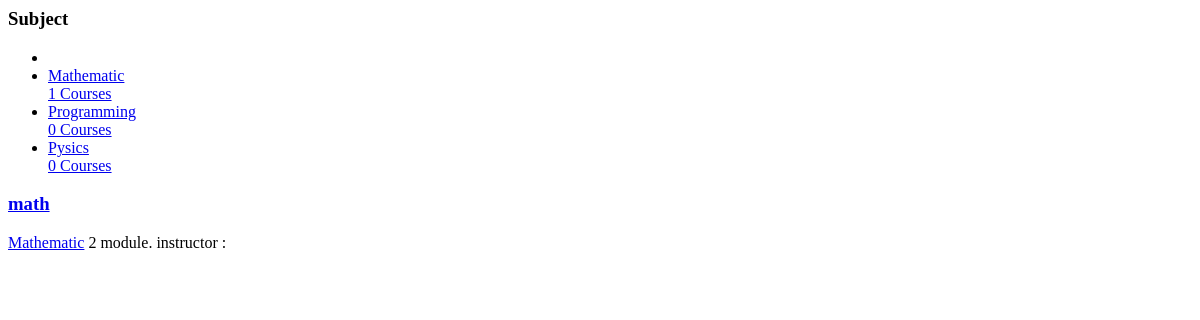
The app's page /, older data.
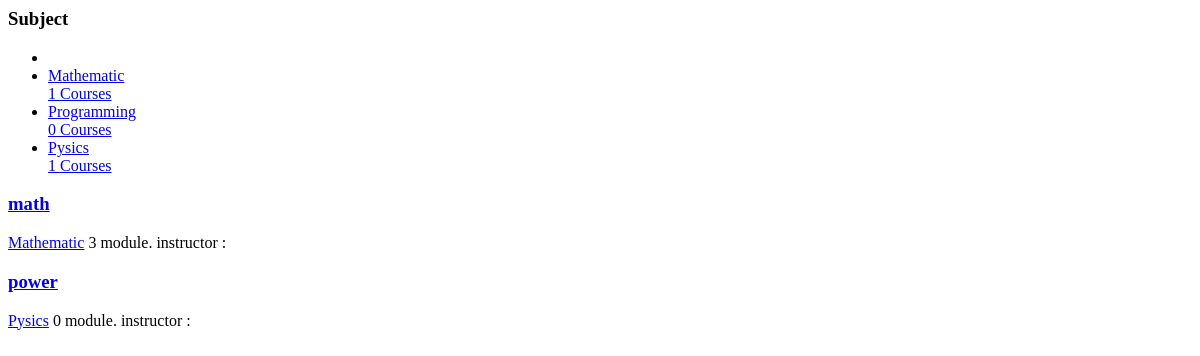
The same page, newer data.
### courses/models.py (models this page shows, shortened)
class Subject(models.Model):
    title   = models.CharField(max_length = 200)
    slug    = models.SlugField(max_length = 200, unique=True)
    class Meta:
        ordering = ('title',)
    def __str__(self):
        return self.title

class Course(models.Model):
    owner   = models.ForeignKey(User, related_name = 'courses_created', on_delete=models.CASCADE)
    subject = models.ForeignKey(Subject, related_name='courses', on_delete=models.CASCADE)
    title   = models.CharField(max_length=200)
    slug    = models.SlugField(max_length=200, unique=True)
    overview= models.TextField()
    created = models.DateTimeField(auto_now_add=True)
    students = models.ManyToManyField(User, related_name='course_joined', blank=True)
    class Meta:
        ordering = ('-created',)

### courses/views.py (the view)
# urls.py: path('', CourseListView.as_view(), name='course_list'),
class CourseListView(TemplateResponseMixin, View):
    model = Course
    template_name = 'courses/course/list.html'
    def get(self, request, subject=None):
        subjects = Subject.objects.annotate(
                            total_course=Count('courses')
                        )
        courses = Course.objects.annotate(
                total_modules = Count('modules')
            )
        if subject:
            subject = get_object_or_404(Subject, slug=subject)
            courses = courses.filter(subject=subject)
        return self.render_to_response({
                    'subjects' : subjects,
                    'subject'  : Subject,
                    'courses'  : courses })

### courses/templates/courses/course/list.html (shortened to what this page needs)
<div class="">
  <h3>Subject</h3>
  <ul>
    <li>
    </li>
      {% for s in subjects %}
        <li>
            <a href="{% url 'courses:course_list_subject' subject=s.slug  %}">
              {{ s.title }}
              <br><span>{{ s.total_course }} Courses</span>
            </a>
        </li>
      {% endfor %}
  </ul>
</div>
<div class="">
  {% for course in courses %}
    {% with subject=course.subject %}
      <h3><a href="{% url 'courses:course_detail' slug=course.slug %}">{{ course.title }}</a></h3>
      <p>
        <a href="{% url 'courses:course_list_subject' subject=subject.slug  %}">{{ subject }}</a>
        {{ course.total_modules }} module.
        instructor : {{ course.owner.get_full_name}}
      </p>
    {% endwith %}
  {% endfor %}
</div>

Row changes from the older to the newer data that the page shows:
computed for Subject "Pysics": total_course "0" → "1"
computed for Course "math": total_modules "2" → "3"
added Course: title "power", subject "Pysics", total_modules "0"
